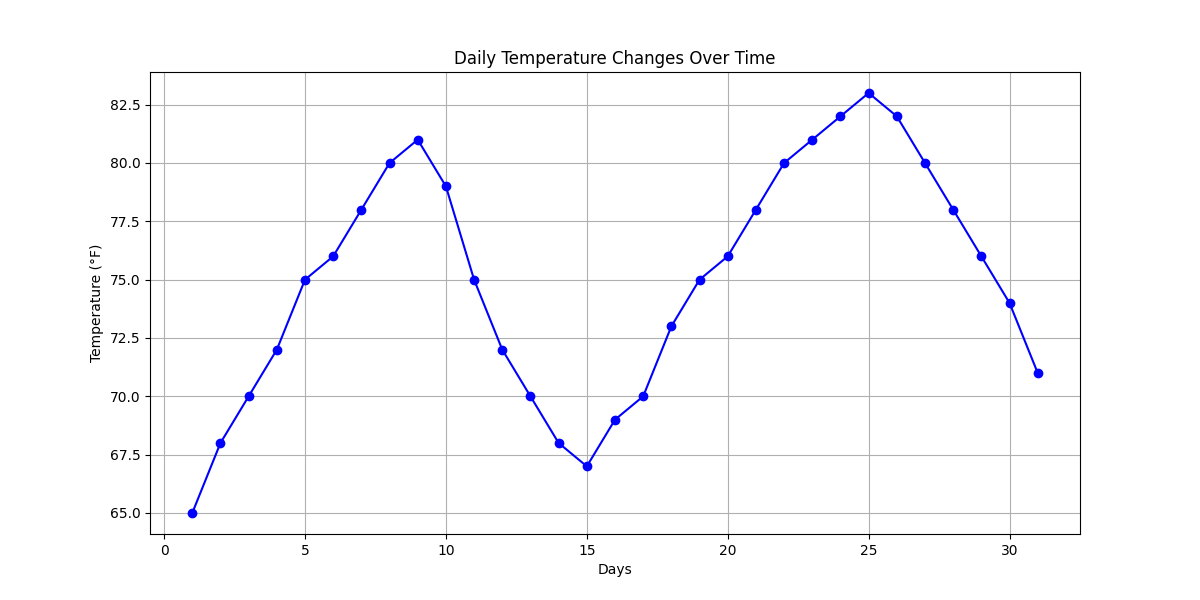

This figure's Python source:
#Q2. Visualize the daily temperature changes over time in a city and give your conclusion
#    Input: days = list(range(1, 32)) 
#    temperature = [65, 68, 70, 72, 75, 76, 78, 80, 81, 79, 75, 72, 70, 68, 67, 69, 70, 73, 75, 76, 78, 80, 81, 82, 83, 82, 80, 78, 76, 74, 71]

# Importing the necessary library for plotting
import matplotlib.pyplot as plt

# Input data
days = list(range(1, 32))  # Days of the month
temperature = [65, 68, 70, 72, 75, 76, 78, 80, 81, 79, 75, 72, 70, 68, 67, 69, 70, 73, 75, 76, 78, 80, 81, 82, 83, 82, 80, 78, 76, 74, 71]

# Creating the line chart
plt.figure(figsize=(12, 6))  # Setting the figure size
plt.plot(days, temperature, marker='o', linestyle='-', color='b')  # Plotting the line chart with markers

# Adding title and labels
plt.title('Daily Temperature Changes Over Time')  # Title of the chart
plt.xlabel('Days')  # Label for the x-axis
plt.ylabel('Temperature (°F)')  # Label for the y-axis

# Displaying the chart
plt.grid(True)  # Adding a grid for better readability
plt.show()  # Showing the plot

# Conclusion: The temperature generally increases over the month, with some fluctuations. The highest temperature is observed around the end of the month.
